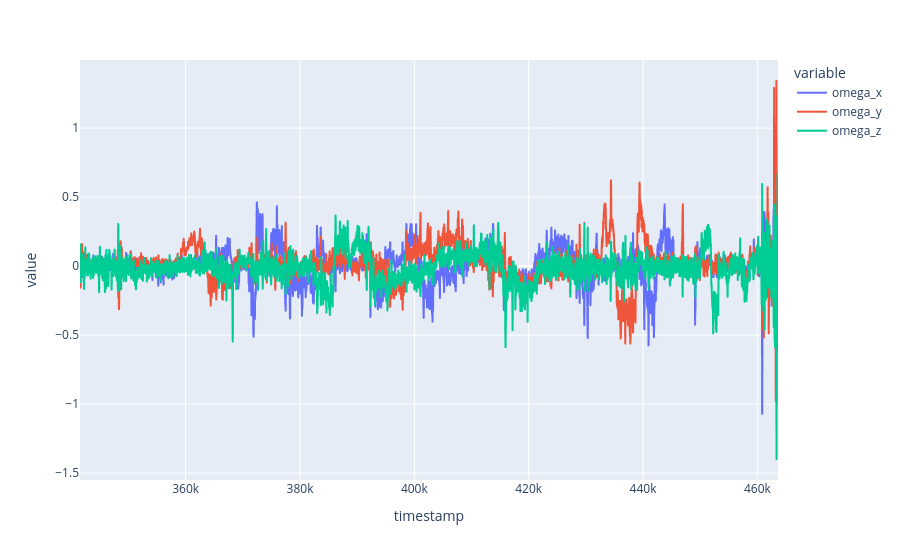

This figure's notebook cell:
### Code cell
px.line(gyro)

### Figure 1 — Plotly figure (JSON) as saved in the notebook; plotly's stock layout.template omitted (floating-point values rounded to 4 significant figures; data arrays with more than 128 entries replaced by an {"elided": "..."} marker saying what was removed)
{"data": [{"hovertemplate": "variable=omega_x<br>timestamp=%{x}<br>value=%{y}<extra></extra>", "legendgroup": "omega_x", "line": {"color": "#636efa", "dash": "solid"}, "marker": {"symbol": "circle"}, "mode": "lines", "name": "omega_x", "showlegend": true, "type": "scattergl", "x": {"elided": "12179 int values"}, "xaxis": "x", "y": {"elided": "12179 float values"}, "yaxis": "y"}, {"hovertemplate": "variable=omega_y<br>timestamp=%{x}<br>value=%{y}<extra></extra>", "legendgroup": "omega_y", "line": {"color": "#EF553B", "dash": "solid"}, "marker": {"symbol": "circle"}, "mode": "lines", "name": "omega_y", "showlegend": true, "type": "scattergl", "x": {"elided": "12179 int values"}, "xaxis": "x", "y": {"elided": "12179 float values"}, "yaxis": "y"}, {"hovertemplate": "variable=omega_z<br>timestamp=%{x}<br>value=%{y}<extra></extra>", "legendgroup": "omega_z", "line": {"color": "#00cc96", "dash": "solid"}, "marker": {"symbol": "circle"}, "mode": "lines", "name": "omega_z", "showlegend": true, "type": "scattergl", "x": {"elided": "12179 int values"}, "xaxis": "x", "y": {"elided": "12179 float values"}, "yaxis": "y"}], "layout": {"legend": {"title": {"text": "variable"}, "tracegroupgap": 0}, "margin": {"t": 60}, "xaxis": {"anchor": "y", "domain": [0, 1], "title": {"text": "timestamp"}}, "yaxis": {"anchor": "x", "domain": [0, 1], "title": {"text": "value"}}}}
